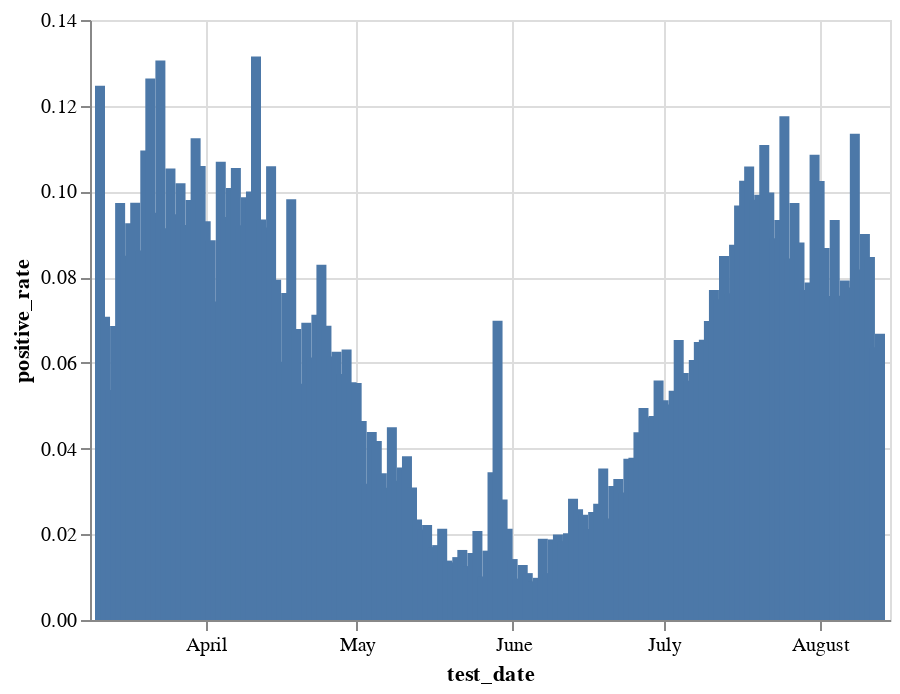

Source (notebook cell):
### Code cell
pr = (bdi[(bdi.test_date>'2020') & (bdi.test_date<'2021')&
          (bdi.corona_result.isin(['positive', 'negative'])) 
          ]
 .groupby(['test_date', 'corona_result']).size().unstack()
 .assign(positive_rate=lambda x: x.positive/(x.positive+x.negative)))

alt.Chart(pr.reset_index()).mark_bar().encode(
    x='test_date',
    y='positive_rate',
    tooltip=['test_date', 'positive_rate']
).interactive()

### Figure 1 — Vega-Lite specification as saved in the notebook (floating-point values rounded to 4 significant figures; data arrays with more than 128 entries replaced by an {"elided": "..."} marker saying what was removed)
{"config": {"view": {"continuousWidth": 400, "continuousHeight": 300}}, "data": {"name": "data-f35c5922d36fa2972829a7b40170b9d6"}, "mark": "bar", "encoding": {"tooltip": [{"type": "temporal", "field": "test_date"}, {"type": "quantitative", "field": "positive_rate"}], "x": {"type": "temporal", "field": "test_date"}, "y": {"type": "quantitative", "field": "positive_rate"}}, "selection": {"selector011": {"type": "interval", "bind": "scales", "encodings": ["x", "y"]}}, "$schema": "https://vega.github.io/schema/vega-lite/v4.8.1.json", "datasets": {"data-f35c5922d36fa2972829a7b40170b9d6": {"elided": "156 records"}}}
